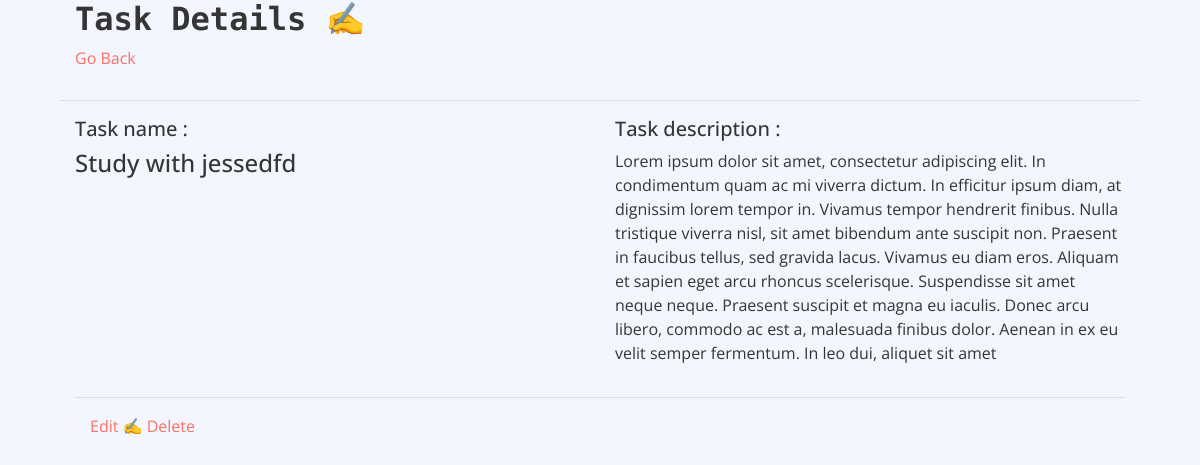
/task/study-with-jess (signed in), run on the app's committed database.
### base/models.py (models this page shows, shortened)
class Tast(models.Model):
    id = models.UUIDField(default=uuid.uuid4, primary_key=True, editable=False, unique=True)
    user = models.ForeignKey(User, on_delete=models.CASCADE, null=True, blank=True)
    title = models.CharField(max_length=100)
    description = models.TextField(null=True, blank=True)
    complete = models.BooleanField(default=False)
    created = models.DateTimeField(auto_now_add=True)
    slug = models.SlugField(max_length=250, null=True, blank=True)
    class Meta:
        ordering = ['complete','-created']

### base/views.py (the view)
# urls.py: path('task/<slug:slug>', TaskDetail.as_view(), name="task-detail"),
class TaskDetail(LoginRequiredMixin, DetailView):
	model = Tast
	template_name = 'base/taskdetail.html'
	context_object_name = 'task'
	pk_url_kwarg = 'id'

### base/templates/base/taskdetail.html
{% extends 'base/main.html' %}
{% block content %}
<div class="container-fluid">
    <div class="col-md-12" style="margin-bottom: 30px;"> <h2>Task Details ✍️</h2>
    <a href="{% url 'tasks' %}">Go Back</a></div>
     <hr>
    <div class="col-md-12">
        <div class="row">
        <div class="col-md-6">
          <h5>Task name :</h5><h4>{{task.title}}</h4>
        </div>
        <div class="col-md-6">
            <h5>Task description : </h5><p>{{task.description}}</p>
        </div>
       </div>
        <hr>
       <div class="col-md-12">
        <a href="{% url 'update-task' task.id %}">Edit ✍️</a>
        <a href="{% url 'delete-task' task.id%}">Delete</a>
       </div>
    </div>
</div>
{% endblock content %}

### static/css/style.css (style rules this page uses)
body { color: #353535; font-family: 'Open Sans', sans-serif; font-weight: 400; background: #f3f6ff; }
a { color: #FF6F61; }
h2 { font-family: 'Source Code Pro', monospace; font-weight: 700; }
@media (min-width: 992px) { .container-fluid { padding-right: 60px; padding-left: 60px; } }

### data on the page
Tast: title "Study with jessedfd", description "Lorem ipsum dolor sit amet, consectetur adipiscing elit. In condimentum quam ac mi viverra dictum. In efficitur ipsum diam, at dignissim lorem tempor in. Vivamus tempor hendrerit finibus. Nulla tristique viverra nisl, sit amet bibendum ante suscipit non. Praesent in faucibus tellus, sed gravida lacus. Vivamus eu diam eros. Aliquam et sapien eget arcu rhoncus scelerisque. Suspendisse sit amet neque neque. Praesent suscipit et magna eu iaculis. Donec arcu libero, commodo ac est a, malesuada finibus dolor. Aenean in ex eu velit semper fermentum. In leo dui, aliquet sit amet"
